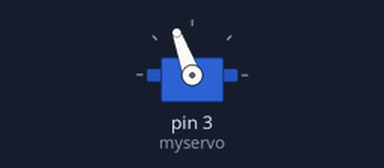
Recording of a sketch running on a simulated Arduino Uno, built with avr-gcc and run on an emulated ATmega328P. Parts: servo.

Above: at 0.05 s.
At 2.4 s:
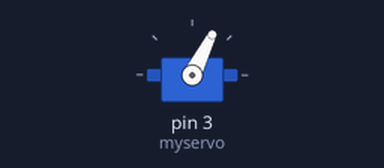
At 4.75 s:
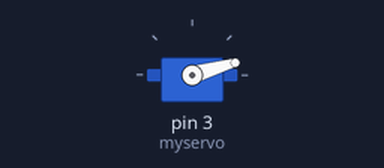
At 9.5 s:
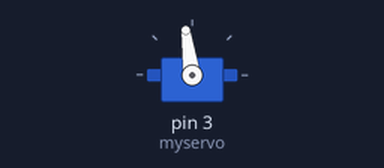
Timing chart, 0 to 13.9 s (numbered marks = the images above):
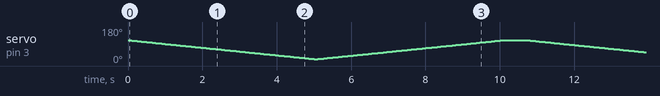

The sketch:

servo.ino
```cpp
#include <Servo.h>

Servo myservo;

int pos = 10;
void setup() {
  pinMode(3, OUTPUT);
  myservo.attach(3);  }

void loop() {

  for (pos = 110; pos >= 10; pos -= 1){
    myservo.write(pos);
    delay(50);}

  for (pos = 10; pos <= 110; pos += 1) {
    myservo.write(pos);
    delay(50);
  }
    delay(600);
}
```
